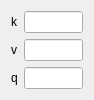
<?xml version="1.0" encoding="UTF-8"?>
<ui version="4.0">
 <class>ParamsWidget</class>
 <widget class="QWidget" name="ParamsWidget">
  <property name="geometry">
   <rect>
    <x>0</x>
    <y>0</y>
    <width>94</width>
    <height>94</height>
   </rect>
  </property>
  <property name="sizePolicy">
   <sizepolicy hsizetype="Fixed" vsizetype="Fixed">
    <horstretch>0</horstretch>
    <verstretch>0</verstretch>
   </sizepolicy>
  </property>
  <property name="maximumSize">
   <size>
    <width>94</width>
    <height>16777215</height>
   </size>
  </property>
  <property name="windowTitle">
   <string>ParamsWidget</string>
  </property>
  <layout class="QHBoxLayout" name="horizontalLayout">
   <item>
    <layout class="QVBoxLayout" name="verticalLayout">
     <item>
      <layout class="QGridLayout" name="gridLayout">
       <item row="3" column="1">
        <widget class="QLineEdit" name="q_lineEdit">
         <property name="sizePolicy">
          <sizepolicy hsizetype="Preferred" vsizetype="Fixed">
           <horstretch>0</horstretch>
           <verstretch>0</verstretch>
          </sizepolicy>
         </property>
        </widget>
       </item>
       <item row="1" column="1">
        <widget class="QLineEdit" name="k_lineEdit">
         <property name="sizePolicy">
          <sizepolicy hsizetype="Preferred" vsizetype="Fixed">
           <horstretch>0</horstretch>
           <verstretch>0</verstretch>
          </sizepolicy>
         </property>
         <property name="frame">
          <bool>true</bool>
         </property>
        </widget>
       </item>
       <item row="2" column="1">
        <widget class="QLineEdit" name="v_lineEdit">
         <property name="sizePolicy">
          <sizepolicy hsizetype="Preferred" vsizetype="Fixed">
           <horstretch>0</horstretch>
           <verstretch>0</verstretch>
          </sizepolicy>
         </property>
        </widget>
       </item>
       <item row="1" column="0">
        <widget class="QLabel" name="k_label">
         <property name="text">
          <string>k</string>
         </property>
        </widget>
       </item>
       <item row="2" column="0">
        <widget class="QLabel" name="v_label">
         <property name="text">
          <string>v</string>
         </property>
        </widget>
       </item>
       <item row="3" column="0">
        <widget class="QLabel" name="q_label">
         <property name="text">
          <string>q</string>
         </property>
        </widget>
       </item>
      </layout>
     </item>
    </layout>
   </item>
  </layout>
 </widget>
 <layoutdefault spacing="6" margin="11"/>
 <resources/>
 <connections/>
</ui>
